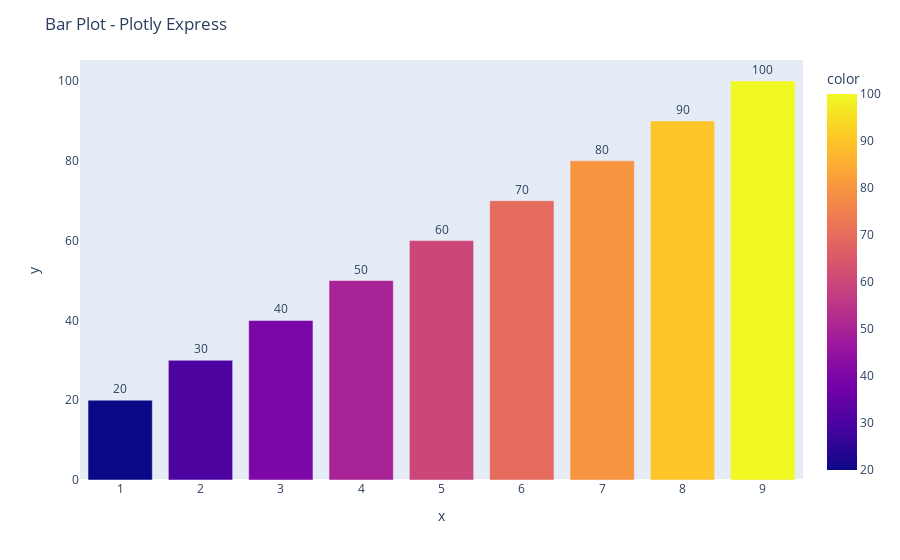

The cell this chart's notebook holds for it:
### Code cell
x = np.arange(1,10)
y = np.arange(20,110,10)
fig = px.bar(x=x, y=y,color=y,text=y)
fig.layout.title.text = "Bar Plot - Plotly Express"
fig.update_traces(textposition='outside')
# Hide grid lines
fig.update_xaxes(showgrid=False)
fig.update_yaxes(showgrid=False)
fig.show()

### Figure 1 — Plotly figure (JSON) as saved in the notebook; plotly's stock layout.template omitted (floating-point values rounded to 4 significant figures)
{"data": [{"alignmentgroup": "True", "hovertemplate": "x=%{x}<br>y=%{y}<br>text=%{text}<br>color=%{marker.color}<extra></extra>", "legendgroup": "", "marker": {"color": [20, 30, 40, 50, 60, 70, 80, 90, 100], "coloraxis": "coloraxis", "pattern": {"shape": ""}}, "name": "", "offsetgroup": "", "orientation": "v", "showlegend": false, "text": [20, 30, 40, 50, 60, 70, 80, 90, 100], "textposition": "outside", "type": "bar", "x": [1, 2, 3, 4, 5, 6, 7, 8, 9], "xaxis": "x", "y": [20, 30, 40, 50, 60, 70, 80, 90, 100], "yaxis": "y"}], "layout": {"barmode": "relative", "coloraxis": {"colorbar": {"title": {"text": "color"}}, "colorscale": [[0, "#0d0887"], [0.1111, "#46039f"], [0.2222, "#7201a8"], [0.3333, "#9c179e"], [0.4444, "#bd3786"], [0.5556, "#d8576b"], [0.6667, "#ed7953"], [0.7778, "#fb9f3a"], [0.8889, "#fdca26"], [1, "#f0f921"]]}, "legend": {"tracegroupgap": 0}, "margin": {"t": 60}, "title": {"text": "Bar Plot - Plotly Express"}, "xaxis": {"anchor": "y", "domain": [0, 1], "showgrid": false, "title": {"text": "x"}}, "yaxis": {"anchor": "x", "domain": [0, 1], "showgrid": false, "title": {"text": "y"}}}}
